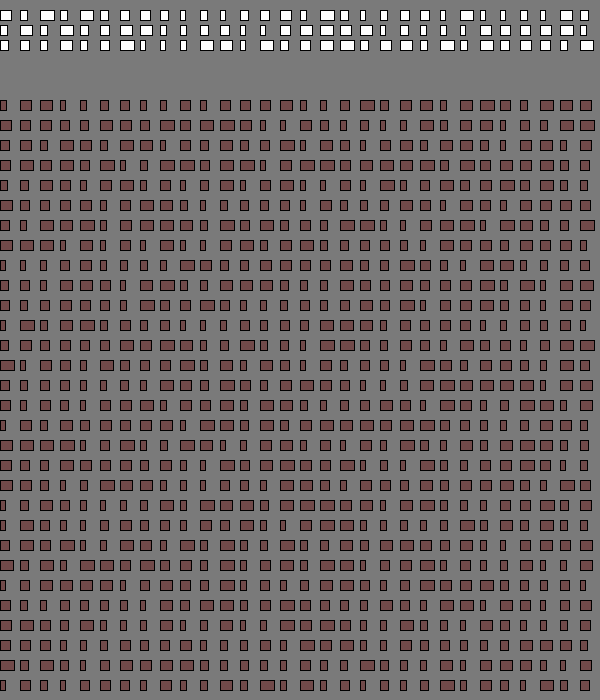
Frame 1 (no input)
Frame 60 (the mouse pressed at the canvas centre just before this capture): identical to frame 1, image omitted
Frame 120 (the mouse held since frame 60 and released just before this capture): identical to frame 1, image omitted

The Processing sketch that drew this single still picture (run headless with seeded random() and noise(); from frame 60 on, the mouse is pressed at the canvas centre):

// Processing sketch: grid_1
// ── grid_1.pde
/*
 * DXB303 Programming for Visual Designers
 * Repetition - drawing a grid functions
 * by Gavin Sade
 * Copyright (c) 2014 QUT
 *
 * Interaction
 * Next Draw a Grid of objects
 * long hand
 * multiple for loops
 * nested for loops
 *
 * Look ar completx grid example where load svg graphics to make patterns
 *
 *
 * 
 * ACTIVITY
 * Vary the function, and draw parameters
 * vary line spacing with mouse input, or key input
 * experiement 
 */


// Setup function -- called only once when the program begins
void setup() {
  //  set the size of the display area / window
  size(600, 700);

  //set the background colour
  background(122, 122, 122);

// do this first
  // 1st row of rects
  for (int x=0; x<width; x=x+20) {
    float w = 5 + random(10);
    rect(x, 10, w, 10);
  }

  // 2rd row of rects
  for (int x=0; x<width; x=x+20) {
    float w = 5 + random(10);
    rect(x, 25, w, 10);
  }

  // 3rd row of rects
  for (int x=0; x<width; x=x+20) {
    float w = 5 + random(10);
    rect(x, 40, w, 10);
  }

// then look at nesting for loops to make a grid.
  fill(100, 0, 0, 100);
  // nested for loop
  for (int y=100; y<height; y=y+20) {
    for (int x=0; x<width; x=x+20) {
      float w = 5 + random(10);
      rect(x, y, w, 10);
    }
  }


  // frameRate(5);
}



// the draw function -- called continuously while program is running
void draw() {

}


// function to handle key events
void keyReleased() {
  // if s is pressed save an image
  if (key == 's') {
    save("myImage.png");
  }

  // if r is pressed reset by drawing background
  if (key == 'r') {
    background(122, 122, 122);
  }
}
